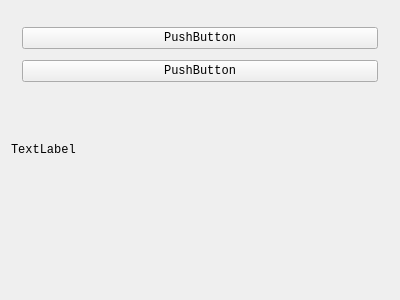
<?xml version="1.0" encoding="UTF-8"?>
<ui version="4.0">
 <class>Widget</class>
 <widget class="QWidget" name="Widget">
  <property name="geometry">
   <rect>
    <x>0</x>
    <y>0</y>
    <width>400</width>
    <height>300</height>
   </rect>
  </property>
  <property name="windowTitle">
   <string>Widget</string>
  </property>
  <layout class="QGridLayout" name="gridLayout">
   <item row="1" column="0">
    <widget class="QLabel" name="label_sec">
     <property name="font">
      <font>
       <family>Consolas</family>
      </font>
     </property>
     <property name="cursor">
      <cursorShape>ArrowCursor</cursorShape>
     </property>
     <property name="text">
      <string>TextLabel</string>
     </property>
     <property name="textFormat">
      <enum>Qt::RichText</enum>
     </property>
     <property name="scaledContents">
      <bool>true</bool>
     </property>
     <property name="wordWrap">
      <bool>false</bool>
     </property>
    </widget>
   </item>
   <item row="2" column="0">
    <widget class="QLabel" name="label_did">
     <property name="font">
      <font>
       <family>Consolas</family>
      </font>
     </property>
     <property name="text">
      <string/>
     </property>
    </widget>
   </item>
   <item row="0" column="0">
    <widget class="QWidget" name="widget" native="true">
     <layout class="QVBoxLayout" name="verticalLayout_2">
      <item>
       <widget class="QPushButton" name="pushButton">
        <property name="font">
         <font>
          <family>Consolas</family>
         </font>
        </property>
        <property name="styleSheet">
         <string notr="true"/>
        </property>
        <property name="text">
         <string>PushButton</string>
        </property>
       </widget>
      </item>
      <item>
       <widget class="QPushButton" name="pushButton_2">
        <property name="font">
         <font>
          <family>Consolas</family>
         </font>
        </property>
        <property name="text">
         <string>PushButton</string>
        </property>
       </widget>
      </item>
     </layout>
    </widget>
   </item>
  </layout>
 </widget>
 <layoutdefault spacing="6" margin="11"/>
 <resources/>
 <connections/>
</ui>
